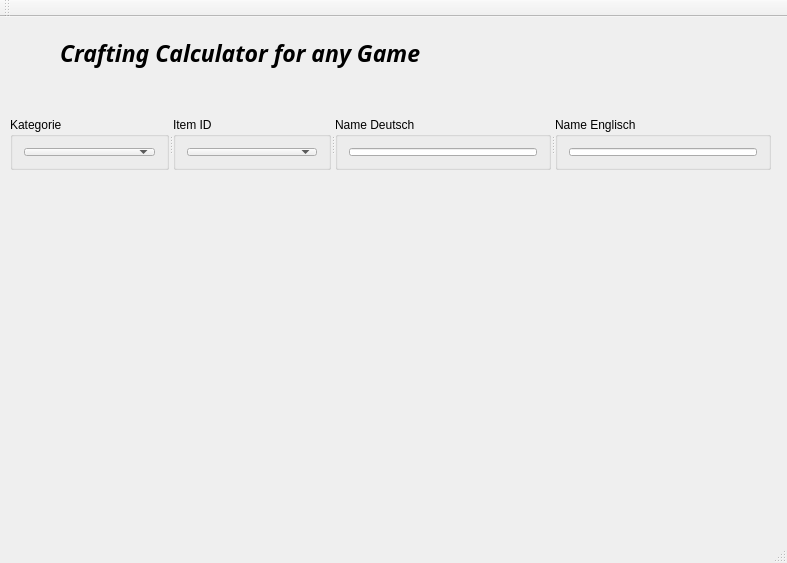
<?xml version="1.0" encoding="UTF-8"?>
<ui version="4.0">
 <class>MainWindow</class>
 <widget class="QMainWindow" name="MainWindow">
  <property name="geometry">
   <rect>
    <x>0</x>
    <y>0</y>
    <width>787</width>
    <height>563</height>
   </rect>
  </property>
  <property name="windowTitle">
   <string>MainWindow</string>
  </property>
  <widget class="QWidget" name="centralWidget">
   <widget class="QLabel" name="label">
    <property name="geometry">
     <rect>
      <x>60</x>
      <y>10</y>
      <width>451</width>
      <height>51</height>
     </rect>
    </property>
    <property name="font">
     <font>
      <family>Segoe Script</family>
      <pointsize>17</pointsize>
      <weight>75</weight>
      <italic>true</italic>
      <bold>true</bold>
     </font>
    </property>
    <property name="text">
     <string>Crafting Calculator for any Game</string>
    </property>
   </widget>
   <widget class="QSplitter" name="splitter">
    <property name="geometry">
     <rect>
      <x>10</x>
      <y>100</y>
      <width>761</width>
      <height>53</height>
     </rect>
    </property>
    <property name="orientation">
     <enum>Qt::Horizontal</enum>
    </property>
    <widget class="QGroupBox" name="groupBox">
     <property name="title">
      <string>Kategorie</string>
     </property>
     <layout class="QGridLayout" name="gridLayout_2">
      <item row="0" column="0">
       <widget class="QComboBox" name="comboBox_Kategorie"/>
      </item>
     </layout>
    </widget>
    <widget class="QGroupBox" name="groupBox_2">
     <property name="title">
      <string>Item ID</string>
     </property>
     <layout class="QGridLayout" name="gridLayout">
      <item row="0" column="0">
       <widget class="QComboBox" name="comboBox_Item"/>
      </item>
     </layout>
    </widget>
    <widget class="QGroupBox" name="groupBox_3">
     <property name="title">
      <string>Name Deutsch</string>
     </property>
     <layout class="QGridLayout" name="gridLayout_3">
      <item row="0" column="0">
       <widget class="QLineEdit" name="lineEdit"/>
      </item>
     </layout>
    </widget>
    <widget class="QGroupBox" name="groupBox_4">
     <property name="title">
      <string>Name Englisch</string>
     </property>
     <layout class="QGridLayout" name="gridLayout_4">
      <item row="0" column="0">
       <widget class="QLineEdit" name="lineEdit_2"/>
      </item>
     </layout>
    </widget>
   </widget>
  </widget>
  <widget class="QMenuBar" name="menuBar">
   <property name="geometry">
    <rect>
     <x>0</x>
     <y>0</y>
     <width>787</width>
     <height>21</height>
    </rect>
   </property>
  </widget>
  <widget class="QToolBar" name="mainToolBar">
   <attribute name="toolBarArea">
    <enum>TopToolBarArea</enum>
   </attribute>
   <attribute name="toolBarBreak">
    <bool>false</bool>
   </attribute>
  </widget>
  <widget class="QStatusBar" name="statusBar"/>
 </widget>
 <layoutdefault spacing="6" margin="11"/>
 <resources/>
 <connections/>
</ui>
